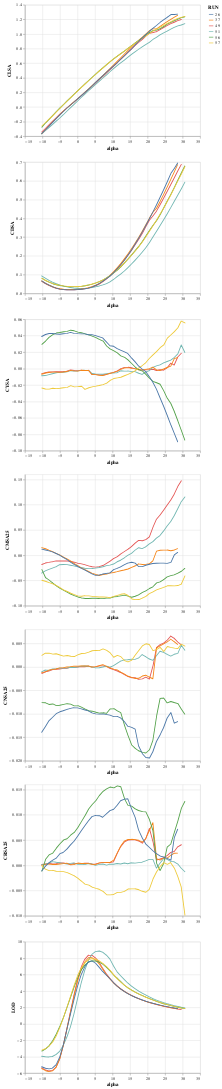

Notebook source saved alongside this figure:
### Code cell
df = df_data_sub
df['RUN'] = df['RUN'].astype(str)

base = alt.Chart().mark_trail().encode(
    color='RUN:N',
    x=alt.X('ALPHAC', axis=alt.Axis(title='alpha'))
).properties(
    width=400,
    height=300
).interactive()
chart = alt.vconcat(data=df)
for y_encoding in ["CLSA", "CDSA", "CYSA", "CMSA25", "CNSA25", "CRSA25", "LOD"]:
    row = alt.hconcat()
    # for x_encoding in ['ALPHAC']:
    row |= base.encode( y=y_encoding)
    chart &= row
    # chart |= base.transform_filter(df.y_encoding == y_encoding )

chart

# chart  = alt.Chart(df).mark_line().encode(
#     x=alt.X('ALPHAC', axis=alt.Axis(title='alpha')),
#     y=alt.Y('CDSA', axis=alt.Axis(title='CL')),
#     color = alt.Color('RUN:N')).interactive()


# chart.save('chart_run2298.html')
chart.display()

### Figure 1 — Vega-Lite specification as saved in the notebook (floating-point values rounded to 4 significant figures; data arrays with more than 128 entries replaced by an {"elided": "..."} marker saying what was removed)
{"config": {"view": {"continuousWidth": 400, "continuousHeight": 300}}, "vconcat": [{"hconcat": [{"mark": "trail", "encoding": {"color": {"field": "RUN", "type": "nominal"}, "x": {"axis": {"title": "alpha"}, "field": "ALPHAC", "type": "quantitative"}, "y": {"field": "CLSA", "type": "quantitative"}}, "height": 300, "selection": {"selector001": {"type": "interval", "bind": "scales", "encodings": ["x", "y"]}}, "width": 400}]}, {"hconcat": [{"mark": "trail", "encoding": {"color": {"field": "RUN", "type": "nominal"}, "x": {"axis": {"title": "alpha"}, "field": "ALPHAC", "type": "quantitative"}, "y": {"field": "CDSA", "type": "quantitative"}}, "height": 300, "selection": {"selector001": {"type": "interval", "bind": "scales", "encodings": ["x", "y"]}}, "width": 400}]}, {"hconcat": [{"mark": "trail", "encoding": {"color": {"field": "RUN", "type": "nominal"}, "x": {"axis": {"title": "alpha"}, "field": "ALPHAC", "type": "quantitative"}, "y": {"field": "CYSA", "type": "quantitative"}}, "height": 300, "selection": {"selector001": {"type": "interval", "bind": "scales", "encodings": ["x", "y"]}}, "width": 400}]}, {"hconcat": [{"mark": "trail", "encoding": {"color": {"field": "RUN", "type": "nominal"}, "x": {"axis": {"title": "alpha"}, "field": "ALPHAC", "type": "quantitative"}, "y": {"field": "CMSA25", "type": "quantitative"}}, "height": 300, "selection": {"selector001": {"type": "interval", "bind": "scales", "encodings": ["x", "y"]}}, "width": 400}]}, {"hconcat": [{"mark": "trail", "encoding": {"color": {"field": "RUN", "type": "nominal"}, "x": {"axis": {"title": "alpha"}, "field": "ALPHAC", "type": "quantitative"}, "y": {"field": "CNSA25", "type": "quantitative"}}, "height": 300, "selection": {"selector001": {"type": "interval", "bind": "scales", "encodings": ["x", "y"]}}, "width": 400}]}, {"hconcat": [{"mark": "trail", "encoding": {"color": {"field": "RUN", "type": "nominal"}, "x": {"axis": {"title": "alpha"}, "field": "ALPHAC", "type": "quantitative"}, "y": {"field": "CRSA25", "type": "quantitative"}}, "height": 300, "selection": {"selector001": {"type": "interval", "bind": "scales", "encodings": ["x", "y"]}}, "width": 400}]}, {"hconcat": [{"mark": "trail", "encoding": {"color": {"field": "RUN", "type": "nominal"}, "x": {"axis": {"title": "alpha"}, "field": "ALPHAC", "type": "quantitative"}, "y": {"field": "LOD", "type": "quantitative"}}, "height": 300, "selection": {"selector001": {"type": "interval", "bind": "scales", "encodings": ["x", "y"]}}, "width": 400}]}], "data": {"name": "data-c0328bb472d8bf7484ef11053adaf164"}, "$schema": "https://vega.github.io/schema/vega-lite/v4.17.0.json", "datasets": {"data-c0328bb472d8bf7484ef11053adaf164": {"elided": "240 records"}}}
